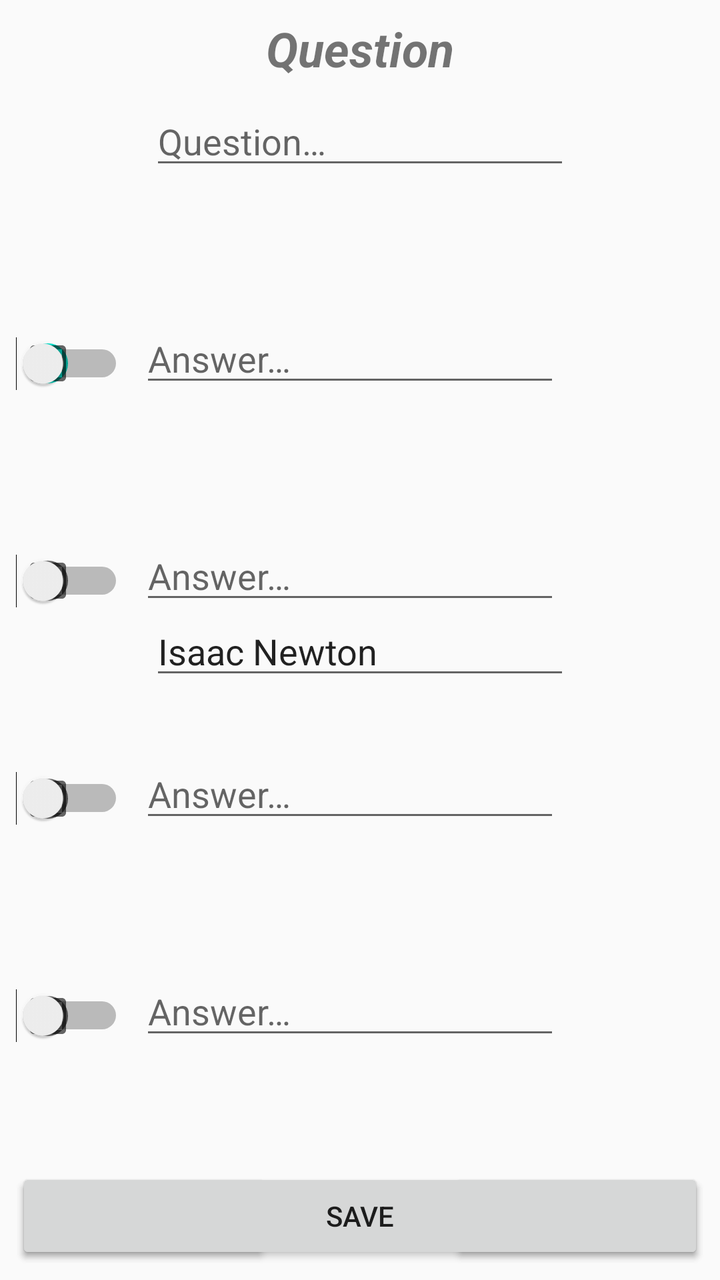
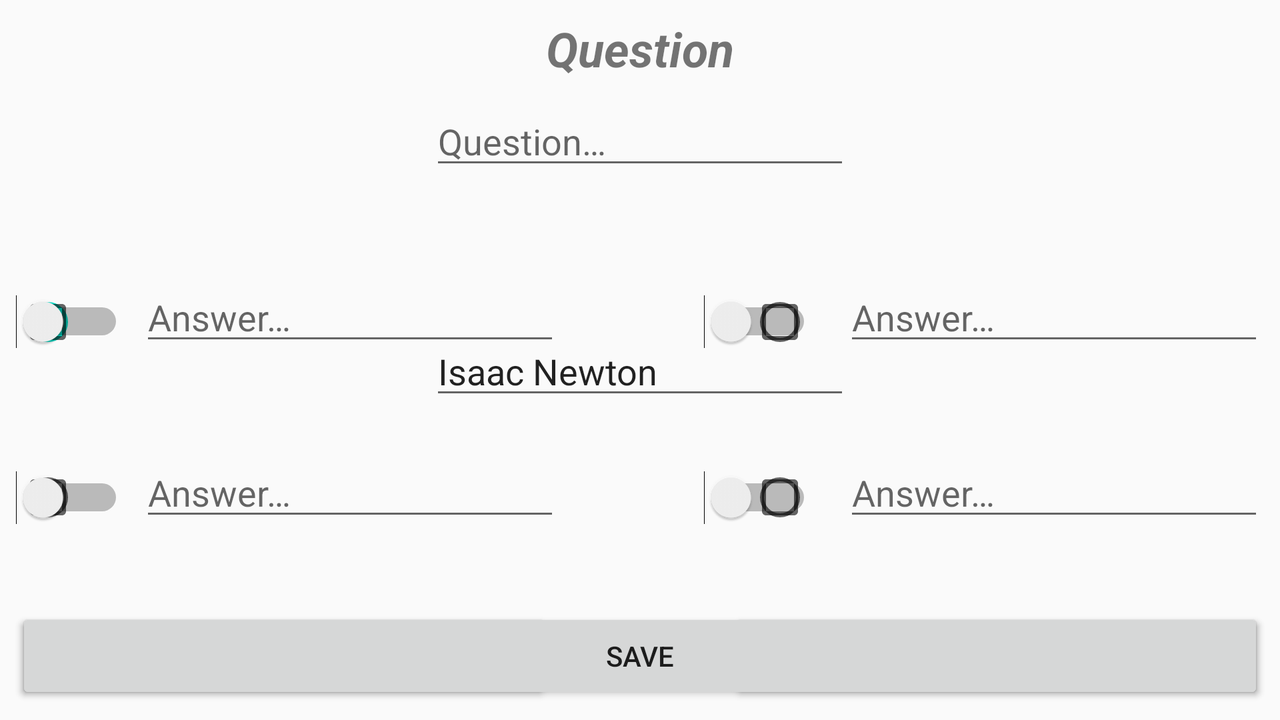

One screen, two layout resources from the same app: the default and the repository's alternative for another configuration. Each is rendered where Android would select it; the XML of both is given below.
<!-- AndroidManifest.xml: application theme AppTheme -->
<!-- res/layout/fragment_builder.xml -->
<?xml version="1.0" encoding="utf-8"?>
<android.support.constraint.ConstraintLayout xmlns:android="http://schemas.android.com/apk/res/android"
    xmlns:app="http://schemas.android.com/apk/res-auto"
    xmlns:tools="http://schemas.android.com/tools"
    android:layout_width="match_parent"
    android:layout_height="match_parent">

    <EditText
        android:id="@+id/quiz_name_edit"
        style="@style/QuizNameEdit"
        android:hint="@string/quiz_name_hint"
        app:layout_constraintBottom_toBottomOf="parent"
        app:layout_constraintEnd_toEndOf="parent"
        app:layout_constraintStart_toStartOf="parent"
        app:layout_constraintTop_toTopOf="parent" />

    <TextView
        android:id="@+id/question_label_tv"
        style="@style/TitleText"
        android:text="@string/question_label"
        app:layout_constraintEnd_toEndOf="parent"
        app:layout_constraintStart_toStartOf="parent"
        app:layout_constraintTop_toTopOf="parent"
        tools:visibility="visible" />

    <EditText
        android:id="@+id/question_edit"
        style="@style/QuizEdit"
        android:hint="@string/question_hint"
        app:layout_constraintEnd_toEndOf="parent"
        app:layout_constraintStart_toStartOf="parent"
        app:layout_constraintTop_toBottomOf="@id/question_label_tv"
        tools:visibility="visible" />

    <EditText
        android:id="@+id/edit_1"
        style="@style/QuizEdit"
        app:layout_constraintBottom_toTopOf="@id/edit_2"
        app:layout_constraintStart_toEndOf="@id/edit_start_barrier"
        app:layout_constraintTop_toBottomOf="@id/question_edit"
        tools:visibility="visible" />

    <EditText
        android:id="@+id/edit_2"
        style="@style/QuizEdit"
        app:layout_constraintBottom_toTopOf="@id/edit_3"
        app:layout_constraintStart_toEndOf="@id/edit_start_barrier"
        app:layout_constraintTop_toBottomOf="@id/edit_1"
        tools:visibility="visible" />

    <EditText
        android:id="@+id/edit_3"
        style="@style/QuizEdit"
        app:layout_constraintBottom_toTopOf="@id/edit_4"
        app:layout_constraintStart_toEndOf="@id/edit_start_barrier"
        app:layout_constraintTop_toBottomOf="@id/edit_2"
        tools:visibility="visible" />

    <EditText
        android:id="@+id/edit_4"
        style="@style/QuizEdit"
        app:layout_constraintBottom_toTopOf="@id/button_barrier"
        app:layout_constraintStart_toEndOf="@id/edit_start_barrier"
        app:layout_constraintTop_toBottomOf="@id/edit_3"
        tools:visibility="visible" />

    <RadioButton
        android:id="@+id/edit_radio_button_1"
        style="@style/QuizPicker"
        android:checked="true"
        app:layout_constraintBottom_toBottomOf="@+id/edit_1"
        app:layout_constraintStart_toStartOf="parent"
        app:layout_constraintTop_toTopOf="@+id/edit_1"
        tools:visibility="visible" />

    <RadioButton
        android:id="@+id/edit_radio_button_2"
        style="@style/QuizPicker"
        app:layout_constraintBottom_toBottomOf="@+id/edit_2"
        app:layout_constraintStart_toStartOf="parent"
        app:layout_constraintTop_toTopOf="@+id/edit_2"
        tools:visibility="visible" />

    <RadioButton
        android:id="@+id/edit_radio_button_3"
        style="@style/QuizPicker"
        app:layout_constraintBottom_toBottomOf="@+id/edit_3"
        app:layout_constraintStart_toStartOf="parent"
        app:layout_constraintTop_toTopOf="@+id/edit_3"
        tools:visibility="visible" />

    <RadioButton
        android:id="@+id/edit_radio_button_4"
        style="@style/QuizPicker"
        app:layout_constraintBottom_toBottomOf="@+id/edit_4"
        app:layout_constraintStart_toStartOf="parent"
        app:layout_constraintTop_toTopOf="@+id/edit_4"
        tools:visibility="visible" />

    <CheckBox
        android:id="@+id/edit_checkbox_1"
        style="@style/QuizPicker"
        app:layout_constraintBottom_toBottomOf="@+id/edit_1"
        app:layout_constraintStart_toStartOf="parent"
        app:layout_constraintTop_toTopOf="@+id/edit_1"
        tools:visibility="visible" />

    <CheckBox
        android:id="@+id/edit_checkbox_2"
        style="@style/QuizPicker"
        app:layout_constraintBottom_toBottomOf="@+id/edit_2"
        app:layout_constraintStart_toStartOf="parent"
        app:layout_constraintTop_toTopOf="@+id/edit_2"
        tools:visibility="visible" />

    <CheckBox
        android:id="@+id/edit_checkbox_3"
        style="@style/QuizPicker"
        app:layout_constraintBottom_toBottomOf="@+id/edit_3"
        app:layout_constraintStart_toStartOf="parent"
        app:layout_constraintTop_toTopOf="@+id/edit_3"
        tools:visibility="visible" />

    <CheckBox
        android:id="@+id/edit_checkbox_4"
        style="@style/QuizPicker"
        app:layout_constraintBottom_toBottomOf="@+id/edit_4"
        app:layout_constraintStart_toStartOf="parent"
        app:layout_constraintTop_toTopOf="@+id/edit_4"
        tools:visibility="visible" />

    <Switch
        android:id="@+id/edit_switch_1"
        style="@style/QuizPicker"
        app:layout_constraintBottom_toBottomOf="@+id/edit_1"
        app:layout_constraintStart_toStartOf="parent"
        app:layout_constraintTop_toTopOf="@+id/edit_1"
        tools:visibility="visible" />

    <Switch
        android:id="@+id/edit_switch_2"
        style="@style/QuizPicker"
        app:layout_constraintBottom_toBottomOf="@+id/edit_2"
        app:layout_constraintStart_toStartOf="parent"
        app:layout_constraintTop_toTopOf="@+id/edit_2"
        tools:visibility="visible" />

    <Switch
        android:id="@+id/edit_switch_3"
        style="@style/QuizPicker"
        app:layout_constraintBottom_toBottomOf="@+id/edit_3"
        app:layout_constraintStart_toStartOf="parent"
        app:layout_constraintTop_toTopOf="@+id/edit_3"
        tools:visibility="visible" />

    <Switch
        android:id="@+id/edit_switch_4"
        style="@style/QuizPicker"
        app:layout_constraintBottom_toBottomOf="@+id/edit_4"
        app:layout_constraintStart_toStartOf="parent"
        app:layout_constraintTop_toTopOf="@+id/edit_4"
        tools:visibility="visible" />

    <EditText
        android:id="@+id/edit_answer"
        style="@style/QuizEdit"
        app:layout_constraintBottom_toBottomOf="parent"
        app:layout_constraintEnd_toEndOf="parent"
        app:layout_constraintStart_toStartOf="parent"
        app:layout_constraintTop_toTopOf="parent"
        tools:text="Isaac Newton"
        tools:visibility="visible" />

    <TextView
        android:id="@+id/current_page_tv"
        android:layout_width="wrap_content"
        android:layout_height="wrap_content"
        android:visibility="invisible"
        app:layout_constraintBottom_toBottomOf="@+id/next_button"
        app:layout_constraintEnd_toEndOf="parent"
        app:layout_constraintStart_toStartOf="parent"
        app:layout_constraintTop_toTopOf="@+id/next_button"
        tools:text="Page 21/15"
        tools:visibility="visible" />

    <Button
        android:id="@+id/previous_button"
        style="@style/BottomButton"
        android:text="@string/previous"
        app:layout_constraintBottom_toBottomOf="parent"
        app:layout_constraintEnd_toStartOf="@id/current_page_tv"
        app:layout_constraintStart_toStartOf="parent"
        tools:visibility="visible" />

    <Button
        android:id="@+id/next_button"
        style="@style/BottomButton"
        android:text="@string/next"
        app:layout_constraintBottom_toBottomOf="parent"
        app:layout_constraintEnd_toEndOf="parent"
        app:layout_constraintStart_toEndOf="@id/current_page_tv"
        tools:visibility="visible" />

    <Button
        android:id="@+id/save_button"
        style="@style/BottomButton"
        android:text="@string/save"
        app:layout_constraintBottom_toBottomOf="parent"
        app:layout_constraintEnd_toEndOf="parent"
        app:layout_constraintStart_toStartOf="parent"
        tools:visibility="visible" />

    <android.support.constraint.Barrier
        android:id="@+id/button_barrier"
        android:layout_width="wrap_content"
        android:layout_height="wrap_content"
        app:barrierDirection="top"
        app:constraint_referenced_ids="save_button, current_page_tv, previous_button, next_button" />

    <android.support.constraint.Barrier
        android:id="@+id/edit_start_barrier"
        android:layout_width="wrap_content"
        android:layout_height="wrap_content"
        app:barrierDirection="end"
        app:constraint_referenced_ids="edit_radio_button_1, edit_radio_button_2, edit_radio_button_3, edit_radio_button_4, edit_checkbox_1, edit_checkbox_2, edit_checkbox_3, edit_checkbox_4, edit_switch_1, edit_switch_2, edit_switch_3, edit_switch_4" />

</android.support.constraint.ConstraintLayout>
<!-- resources referenced by this layout -->
<resources>
  <string name="next">Next</string>
  <string name="previous">Previous</string>
  <string name="question_hint">Question…</string>
  <string name="question_label">Question</string>
  <string name="quiz_name_hint">Quiz name…</string>
  <string name="save">Save</string>
  <style name="BottomButton">
          <item name="android:layout_width">0dp</item>
          <item name="android:layout_height">wrap_content</item>
          <item name="android:layout_margin">@dimen/margin_medium</item>
          <item name="android:visibility">invisible</item>
      </style>
  <style name="QuizEdit">
          <item name="android:layout_width">wrap_content</item>
          <item name="android:layout_height">wrap_content</item>
          <item name="android:layout_marginStart">@dimen/margin_medium</item>
          <item name="android:layout_marginTop">@dimen/margin_medium</item>
          <item name="android:layout_marginEnd">@dimen/margin_medium</item>
          <item name="android:ems">10</item>
          <item name="android:gravity">start</item>
          <item name="android:minLines">1</item>
          <item name="android:maxLines">4</item>
          <item name="android:hint">@string/chooser_hint</item>
          <item name="android:inputType">textCapSentences|textNoSuggestions|textMultiLine</item>
          <item name="android:visibility">invisible</item>
      </style>
  <style name="QuizNameEdit">
          <item name="android:layout_width">wrap_content</item>
          <item name="android:layout_height">wrap_content</item>
          <item name="android:layout_marginStart">@dimen/margin_medium</item>
          <item name="android:layout_marginTop">@dimen/margin_medium</item>
          <item name="android:layout_marginEnd">@dimen/margin_medium</item>
          <item name="android:ems">10</item>
          <item name="android:gravity">center</item>
          <item name="android:inputType">textCapSentences|textNoSuggestions</item>
          <item name="android:visibility">invisible</item>
      </style>
  <style name="QuizPicker">
          <item name="android:layout_width">wrap_content</item>
          <item name="android:layout_height">wrap_content</item>
          <item name="android:layout_marginStart">@dimen/margin_medium</item>
          <item name="android:layout_marginTop">@dimen/margin_medium</item>
          <item name="android:layout_marginEnd">@dimen/margin_medium</item>
          <item name="android:gravity">start</item>
          <item name="android:textSize">@dimen/picker_text_size</item>
          <item name="android:visibility">invisible</item>
      </style>
  <style name="TitleText">
          <item name="android:layout_width">wrap_content</item>
          <item name="android:layout_height">wrap_content</item>
          <item name="android:layout_margin">@dimen/margin_medium</item>
          <item name="android:textSize">@dimen/label_text_size</item>
          <item name="android:textStyle">bold|italic</item>
          <item name="android:visibility">invisible</item>
      </style>
  <style name="AppTheme" parent="Theme.AppCompat.Light.NoActionBar">
          
          <item name="colorPrimary">@color/colorPrimary</item>
          <item name="colorPrimaryDark">@color/colorPrimaryDark</item>
          <item name="colorAccent">@color/colorAccent</item>
      </style>
  <dimen name="margin_medium">8dp</dimen>
  <string name="chooser_hint">Answer…</string>
  <dimen name="picker_text_size">18sp</dimen>
  <dimen name="label_text_size">24sp</dimen>
</resources>
<!-- res/layout-land/fragment_builder.xml (the repository's variant of the layout above) -->
<!-- drawn on the phone turned sideways -->
<?xml version="1.0" encoding="utf-8"?>
<android.support.constraint.ConstraintLayout xmlns:android="http://schemas.android.com/apk/res/android"
    xmlns:app="http://schemas.android.com/apk/res-auto"
    xmlns:tools="http://schemas.android.com/tools"
    android:layout_width="match_parent"
    android:layout_height="match_parent">

    <EditText
        android:id="@+id/quiz_name_edit"
        style="@style/QuizNameEdit"
        android:hint="@string/quiz_name_hint"
        app:layout_constraintBottom_toBottomOf="parent"
        app:layout_constraintEnd_toEndOf="parent"
        app:layout_constraintStart_toStartOf="parent"
        app:layout_constraintTop_toTopOf="parent" />

    <TextView
        android:id="@+id/question_label_tv"
        style="@style/TitleText"
        android:text="@string/question_label"
        app:layout_constraintEnd_toEndOf="parent"
        app:layout_constraintStart_toStartOf="parent"
        app:layout_constraintTop_toTopOf="parent"
        tools:visibility="visible" />

    <EditText
        android:id="@+id/question_edit"
        style="@style/QuizEdit"
        android:hint="@string/question_hint"
        app:layout_constraintEnd_toEndOf="parent"
        app:layout_constraintStart_toStartOf="parent"
        app:layout_constraintTop_toBottomOf="@id/question_label_tv"
        tools:visibility="visible" />

    <EditText
        android:id="@+id/edit_1"
        style="@style/QuizEdit"
        app:layout_constraintBottom_toTopOf="@id/edit_3"
        app:layout_constraintStart_toEndOf="@id/edit_start_barrier"
        app:layout_constraintTop_toBottomOf="@id/question_edit"
        tools:visibility="visible" />

    <EditText
        android:id="@+id/edit_2"
        style="@style/QuizEdit"
        app:layout_constraintEnd_toEndOf="parent"
        app:layout_constraintBottom_toTopOf="@id/edit_4"
        app:layout_constraintStart_toEndOf="@id/edit_end_barrier"
        app:layout_constraintTop_toBottomOf="@+id/question_edit"
        tools:visibility="visible" />

    <EditText
        android:id="@+id/edit_3"
        style="@style/QuizEdit"
        app:layout_constraintBottom_toTopOf="@id/button_barrier"
        app:layout_constraintStart_toEndOf="@id/edit_start_barrier"
        app:layout_constraintTop_toBottomOf="@id/edit_1"
        tools:visibility="visible" />

    <EditText
        android:id="@+id/edit_4"
        style="@style/QuizEdit"
        app:layout_constraintBottom_toTopOf="@id/button_barrier"
        app:layout_constraintStart_toEndOf="@id/edit_end_barrier"
        app:layout_constraintTop_toBottomOf="@id/edit_2"
        tools:visibility="visible" />

    <RadioButton
        android:id="@+id/edit_radio_button_1"
        style="@style/QuizPicker"
        android:checked="true"
        app:layout_constraintBottom_toBottomOf="@+id/edit_1"
        app:layout_constraintStart_toStartOf="parent"
        app:layout_constraintTop_toTopOf="@+id/edit_1"
        tools:visibility="visible" />

    <RadioButton
        android:id="@+id/edit_radio_button_2"
        style="@style/QuizPicker"
        app:layout_constraintBottom_toBottomOf="@+id/edit_2"
        app:layout_constraintEnd_toEndOf="@id/edit_end_barrier"
        app:layout_constraintTop_toTopOf="@+id/edit_2"
        tools:visibility="visible" />

    <RadioButton
        android:id="@+id/edit_radio_button_3"
        style="@style/QuizPicker"
        app:layout_constraintBottom_toBottomOf="@+id/edit_3"
        app:layout_constraintStart_toStartOf="parent"
        app:layout_constraintTop_toTopOf="@+id/edit_3"
        tools:visibility="visible" />

    <RadioButton
        android:id="@+id/edit_radio_button_4"
        style="@style/QuizPicker"
        app:layout_constraintBottom_toBottomOf="@+id/edit_4"
        app:layout_constraintEnd_toEndOf="@id/edit_end_barrier"
        app:layout_constraintTop_toTopOf="@+id/edit_4"
        tools:visibility="visible" />

    <CheckBox
        android:id="@+id/edit_checkbox_1"
        style="@style/QuizPicker"
        app:layout_constraintBottom_toBottomOf="@+id/edit_1"
        app:layout_constraintStart_toStartOf="parent"
        app:layout_constraintTop_toTopOf="@+id/edit_1"
        tools:visibility="visible" />

    <CheckBox
        android:id="@+id/edit_checkbox_2"
        style="@style/QuizPicker"
        app:layout_constraintBottom_toBottomOf="@+id/edit_2"
        app:layout_constraintEnd_toEndOf="@id/edit_end_barrier"
        app:layout_constraintTop_toTopOf="@+id/edit_2"
        tools:visibility="visible" />

    <CheckBox
        android:id="@+id/edit_checkbox_3"
        style="@style/QuizPicker"
        app:layout_constraintBottom_toBottomOf="@+id/edit_3"
        app:layout_constraintStart_toStartOf="parent"
        app:layout_constraintTop_toTopOf="@+id/edit_3"
        tools:visibility="visible" />

    <CheckBox
        android:id="@+id/edit_checkbox_4"
        style="@style/QuizPicker"
        app:layout_constraintBottom_toBottomOf="@+id/edit_4"
        app:layout_constraintEnd_toEndOf="@id/edit_end_barrier"
        app:layout_constraintTop_toTopOf="@+id/edit_4"
        tools:visibility="visible" />

    <Switch
        android:id="@+id/edit_switch_1"
        style="@style/QuizPicker"
        app:layout_constraintBottom_toBottomOf="@+id/edit_1"
        app:layout_constraintStart_toStartOf="parent"
        app:layout_constraintTop_toTopOf="@+id/edit_1"
        tools:visibility="visible" />

    <Switch
        android:id="@+id/edit_switch_2"
        style="@style/QuizPicker"
        app:layout_constraintBottom_toBottomOf="@+id/edit_2"
        app:layout_constraintEnd_toEndOf="@id/edit_end_barrier"
        app:layout_constraintTop_toTopOf="@+id/edit_2"
        tools:visibility="visible" />

    <Switch
        android:id="@+id/edit_switch_3"
        style="@style/QuizPicker"
        app:layout_constraintBottom_toBottomOf="@+id/edit_3"
        app:layout_constraintStart_toStartOf="parent"
        app:layout_constraintTop_toTopOf="@+id/edit_3"
        tools:visibility="visible" />

    <Switch
        android:id="@+id/edit_switch_4"
        style="@style/QuizPicker"
        app:layout_constraintBottom_toBottomOf="@+id/edit_4"
        app:layout_constraintEnd_toEndOf="@id/edit_end_barrier"
        app:layout_constraintTop_toTopOf="@+id/edit_4"
        tools:visibility="visible" />

    <EditText
        android:id="@+id/edit_answer"
        style="@style/QuizEdit"
        app:layout_constraintBottom_toBottomOf="parent"
        app:layout_constraintEnd_toEndOf="parent"
        app:layout_constraintStart_toStartOf="parent"
        app:layout_constraintTop_toTopOf="parent"
        tools:text="Isaac Newton"
        tools:visibility="visible" />

    <TextView
        android:id="@+id/current_page_tv"
        android:layout_width="wrap_content"
        android:layout_height="wrap_content"
        android:visibility="invisible"
        app:layout_constraintBottom_toBottomOf="@+id/next_button"
        app:layout_constraintEnd_toEndOf="parent"
        app:layout_constraintStart_toStartOf="parent"
        app:layout_constraintTop_toTopOf="@+id/next_button"
        tools:text="Page 21/15"
        tools:visibility="visible" />

    <Button
        android:id="@+id/previous_button"
        style="@style/BottomButton"
        android:text="@string/previous"
        app:layout_constraintBottom_toBottomOf="parent"
        app:layout_constraintEnd_toStartOf="@id/current_page_tv"
        app:layout_constraintStart_toStartOf="parent"
        tools:visibility="visible" />

    <Button
        android:id="@+id/next_button"
        style="@style/BottomButton"
        android:text="@string/next"
        app:layout_constraintBottom_toBottomOf="parent"
        app:layout_constraintEnd_toEndOf="parent"
        app:layout_constraintStart_toEndOf="@id/current_page_tv"
        tools:visibility="visible" />

    <Button
        android:id="@+id/save_button"
        style="@style/BottomButton"
        android:text="@string/save"
        app:layout_constraintBottom_toBottomOf="parent"
        app:layout_constraintEnd_toEndOf="parent"
        app:layout_constraintStart_toStartOf="parent"
        tools:visibility="visible" />

    <android.support.constraint.Barrier
        android:id="@+id/button_barrier"
        android:layout_width="wrap_content"
        android:layout_height="wrap_content"
        app:barrierDirection="top"
        app:constraint_referenced_ids="save_button, current_page_tv, previous_button, next_button" />

    <android.support.constraint.Barrier
        android:id="@+id/edit_start_barrier"
        android:layout_width="wrap_content"
        android:layout_height="wrap_content"
        app:barrierDirection="end"
        app:constraint_referenced_ids="edit_radio_button_1, edit_radio_button_3, edit_checkbox_1, edit_checkbox_3, edit_switch_1, edit_switch_3" />

    <android.support.constraint.Barrier
        android:id="@+id/edit_end_barrier"
        android:layout_width="wrap_content"
        android:layout_height="wrap_content"
        app:barrierDirection="start"
        app:constraint_referenced_ids="edit_2, edit_4"/>

</android.support.constraint.ConstraintLayout>
